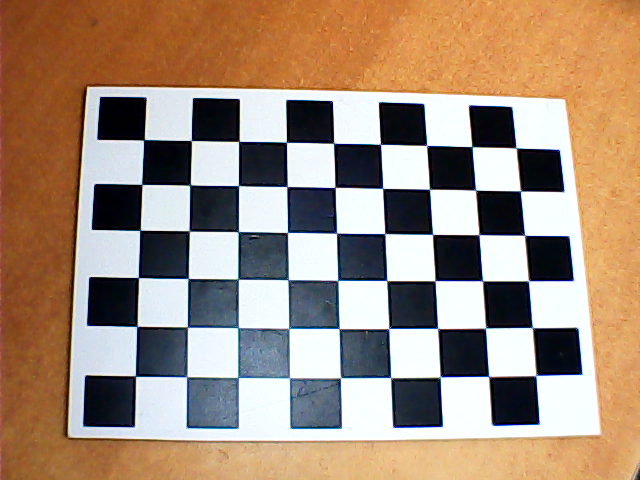
#> input picture data/calib/img_1754993764224.png, 640 x 480 px; its folder holds only this picture in this run
$ python 02_calibrate_camera.py --images_glob data/calib/img_1754993764224.png
#> lines starting #> are read from the running program, lines starting #| are printed output that depends on the picture
import cv2
import numpy as np
import glob
import argparse
import os

def parse_args():
    ap = argparse.ArgumentParser("Calibrate camera from chessboard images")
    ap.add_argument("--images_glob", type=str, default="data/calib/*.png", help="Путь-шаблон к фото")
    ap.add_argument("--cols", type=int, default=6, help="внутренние углы по горизонтали")
    ap.add_argument("--rows", type=int, default=9, help="внутренние углы по вертикали")
    ap.add_argument("--square_size_mm", type=float, default=28, help="сторона КЛЕТКИ, мм")
    ap.add_argument("--save", type=str, default="calibration_cam0.npz", help="файл для сохранения параметров")
    return ap.parse_args()

def main():
    args = parse_args()
    pattern_size = (args.cols, args.rows)
    square_size_m = args.square_size_mm / 1000.0

    images = sorted(glob.glob(args.images_glob))
    if not images:
        raise SystemExit("Нет изображений по шаблону: " + args.images_glob)

    objp = np.zeros((args.rows*args.cols, 3), np.float32)
    objp[:, :2] = np.mgrid[0:args.cols, 0:args.rows].T.reshape(-1, 2)
    objp *= square_size_m

    objpoints = []
    imgpoints = []
    used = []

    flags = cv2.CALIB_CB_ADAPTIVE_THRESH | cv2.CALIB_CB_NORMALIZE_IMAGE
    criteria = (cv2.TERM_CRITERIA_EPS + cv2.TERM_CRITERIA_MAX_ITER, 30, 1e-6)

    im_size = None
    for p in images:
        img = cv2.imread(p)
#> img is the input picture: shape (480, 640, 3); mean B, G, R 122, 140.9, 163.4
        if img is None:
            continue
        gray = cv2.cvtColor(img, cv2.COLOR_BGR2GRAY)
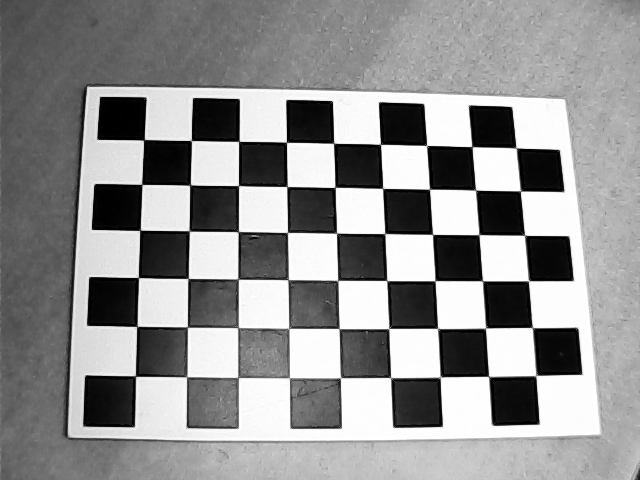
#> gray: shape (480, 640); min 0, max 255, mean 145.5
        if im_size is None:
            im_size = (gray.shape[1], gray.shape[0])
#> im_size = (640, 480)

        found, corners = cv2.findChessboardCorners(gray, pattern_size, flags)
#> found = True; corners = 54 rows, first 8: [135.6, 376.2], [136.9, 326.6], [138.5, 277.5], [140, 230.3], [141.8, 184.3], [143.9, 139.9], [186.6, 376.6], [187.3, 327]
        if not found:
            print("[SKIP] no corners:", p)
            continue

        corners_refined = cv2.cornerSubPix(gray, corners, (11,11), (-1,-1), criteria)
#> corners_refined = 54 rows, first 8: [135.5, 376.1], [136.8, 326.4], [138.4, 277.5], [140, 230.3], [141.7, 184.4], [143.9, 139.7], [186.6, 376.8], [187.4, 327.1]
        objpoints.append(objp.copy())
        imgpoints.append(corners_refined)
        used.append(p)
        print("[OK]", p)

    if len(objpoints) < 10:
#> (the run stopped early here; a loop or call above may not have finished)

$ run again, on data/calib/img_1754993779898.png
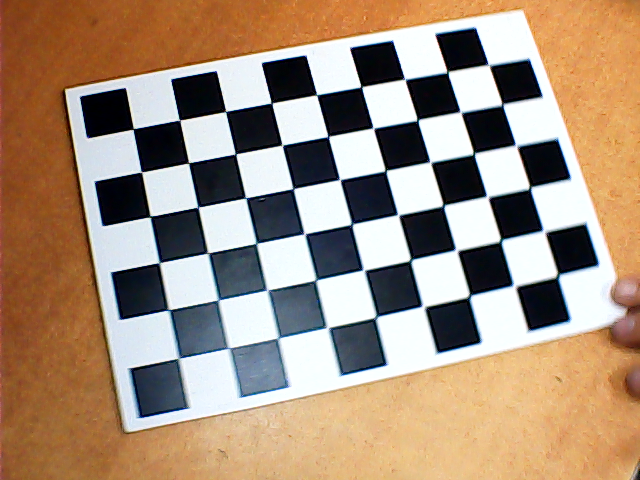
#> input picture data/calib/img_1754993779898.png, 640 x 480 px
#> in main, img is the input picture: shape (480, 640, 3); mean B, G, R 123.5, 143.7, 165.8
#> in main, `gray = cv2.cvtColor(img, cv2.COLOR_BGR2GRAY)`:
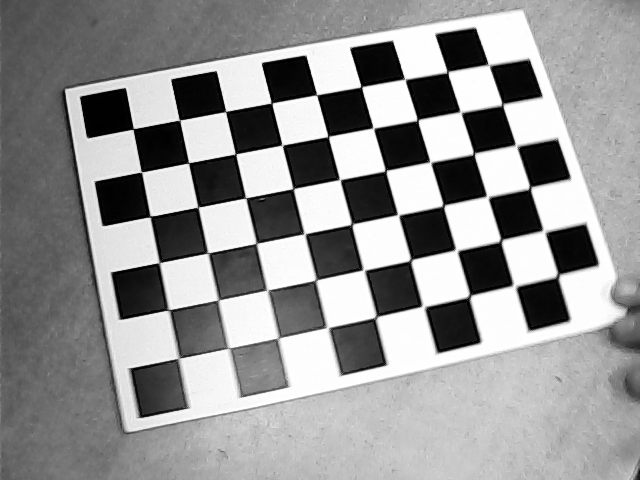
#> gray: shape (480, 640); min 0, max 255, mean 148
#> found = True; corners = 54 rows, first 8: [178.4, 358.4], [168.5, 310], [159.2, 262.8], [150.2, 216.5], [141.5, 172], [133.3, 128.9], [224, 347], [218.5, 299.9]
#> corners_refined = 54 rows, first 8: [178.6, 358.3], [168.6, 309.8], [159.2, 262.6], [150.2, 216.5], [141.4, 172], [133.2, 128.9], [228.6, 348.2], [218.3, 299.9]

$ run again, on data/calib/img_1754993785861.png
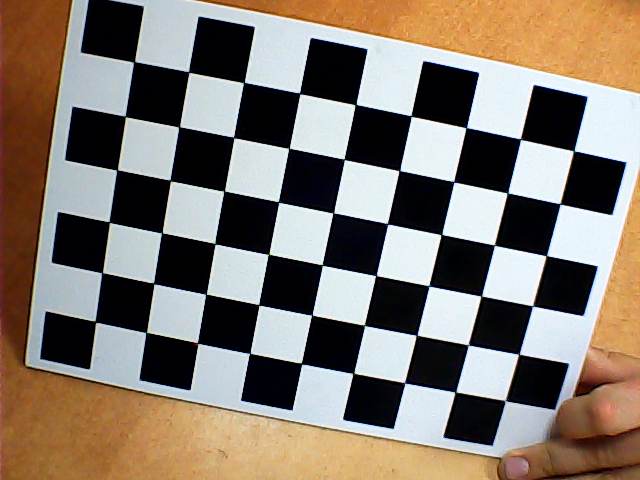
#> input picture data/calib/img_1754993785861.png, 640 x 480 px
#> in main, img is the input picture: shape (480, 640, 3); mean B, G, R 111.1, 121.9, 132.5
#> in main, `gray = cv2.cvtColor(img, cv2.COLOR_BGR2GRAY)`:
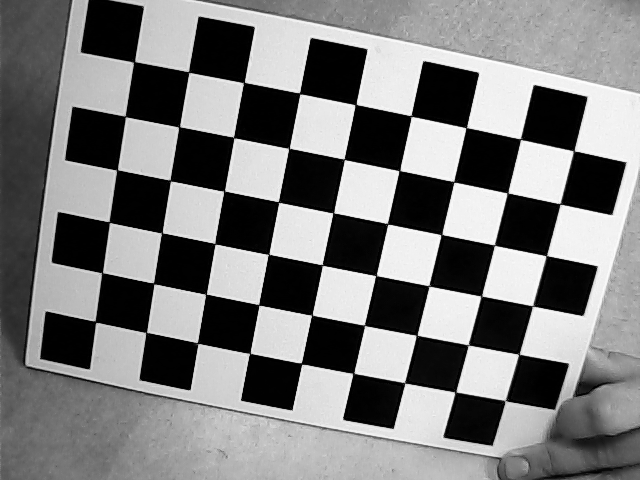
#> gray: shape (480, 640); min 0, max 255, mean 123.8
#> found = True; corners = 54 rows, first 8: [95.46, 321.6], [102.3, 272.4], [109, 222.4], [117.3, 169.8], [125.5, 116.4], [134.4, 61.56], [146.1, 332.4], [153.5, 283.5]
#> corners_refined = 54 rows, first 8: [95.39, 321.6], [102.1, 272.7], [109.2, 222.2], [117, 169.8], [125.3, 116.5], [134.1, 61.83], [146.2, 332.4], [153.7, 283.4]

$ run again, on data/calib/img_1754993790232.png
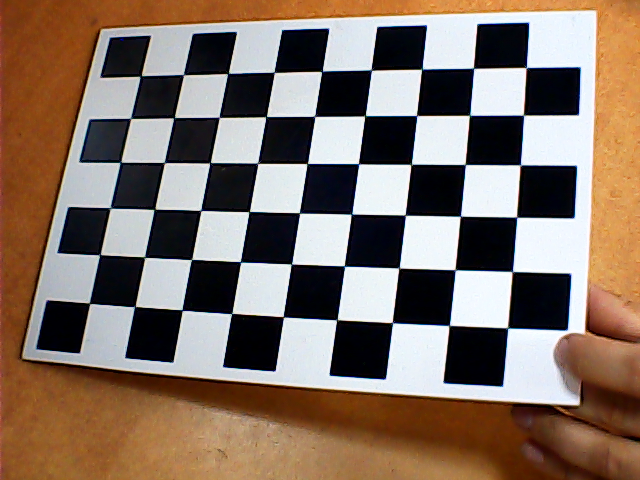
#> input picture data/calib/img_1754993790232.png, 640 x 480 px
#> in main, img is the input picture: shape (480, 640, 3); mean B, G, R 101.7, 114.1, 132.2
#> in main, `gray = cv2.cvtColor(img, cv2.COLOR_BGR2GRAY)`:
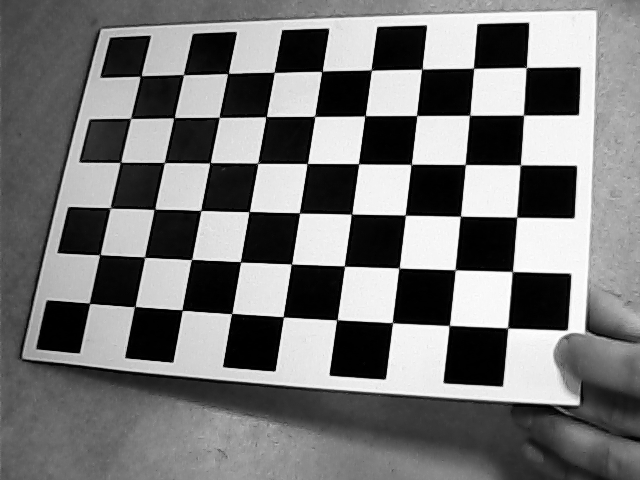
#> gray: shape (480, 640); min 0, max 255, mean 118.1
#> found = True; corners = 54 rows, first 8: [89.49, 303.4], [99.75, 254.4], [110.5, 208], [120.4, 162.1], [130.6, 118.4], [140.8, 75.84], [135, 306.4], [144.4, 257.2]
#> corners_refined = 54 rows, first 8: [89.52, 303.2], [99.83, 254.6], [110.2, 207.8], [120.4, 162.4], [130.6, 118.4], [140.6, 75.99], [134.7, 306.6], [144.6, 257.2]

$ run again, on data/calib/img_1754993776773.png
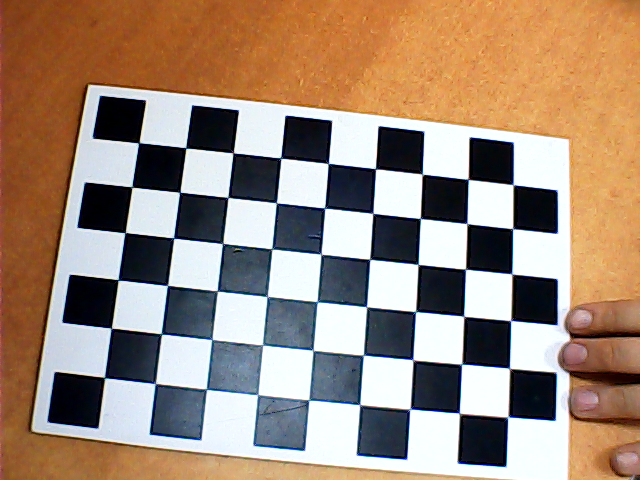
#> input picture data/calib/img_1754993776773.png, 640 x 480 px
#> in main, img is the input picture: shape (480, 640, 3); mean B, G, R 120.9, 138.3, 160.1
#> in main, `gray = cv2.cvtColor(img, cv2.COLOR_BGR2GRAY)`:
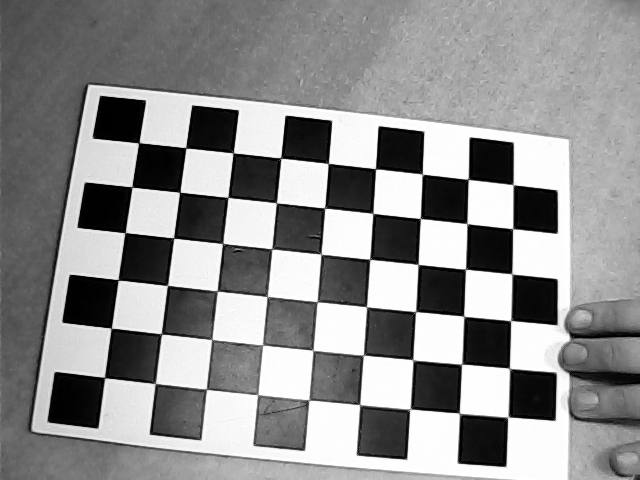
#> gray: shape (480, 640); min 0, max 255, mean 142.8
#> found = True; corners = 54 rows, first 8: [104.5, 377.7], [111.4, 328.3], [118.2, 280], [125.1, 232.7], [131.8, 187], [138.7, 142.8], [155.3, 383.5], [161.6, 334]
#> corners_refined = 54 rows, first 8: [104.6, 377.6], [111.2, 328.1], [118.1, 279.8], [125, 232.7], [131.9, 187], [138.8, 142.8], [155.3, 383.5], [161.4, 333.9]
